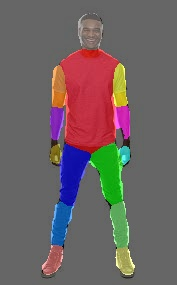
#> input picture car.jpg, 177 x 285 px
$ python isolation_test1.py
#> lines starting #> are read from the running program, lines starting #| are printed output that depends on the picture; after the words box and inside, x2 and y2 are one past the last pixel; in counts of white or black regions, pixels touching at a corner belong together
import cv2
import numpy as np

class BodyPartMeasurer:
    def __init__(self, image_path, lower_color1, upper_color1, lower_color2, upper_color2):
#> called with image_path = 'car.jpg', lower_color1 = array of shape (3,), upper_color1 = array of shape (3,), lower_color2 = array of shape (3,), upper_color2 = array of shape (3,)
        self.image = cv2.imread(image_path)
#> self.image is the input picture: shape (285, 177, 3); mean B, G, R 99, 99, 110.1
        self.hsv_image = cv2.cvtColor(self.image, cv2.COLOR_BGR2HSV)
#> self.hsv_image: shape (285, 177, 3); mean H, S, V 37, 47.2, 121.8
        self.lower_color1 = lower_color1
        self.upper_color1 = upper_color1
        self.lower_color2 = lower_color2
        self.upper_color2 = upper_color2
        self.binary_mask = None
        self.contour = None

    def create_binary_mask(self):
        mask1 = cv2.inRange(self.hsv_image, self.lower_color1, self.upper_color1)
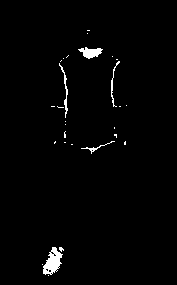
#> mask1: shape (285, 177); 1.6% white; 28 white regions (23 under 20 px), largest, box (x1, y1, x2, y2) and area: (43, 247, 63, 275) 311, (78, 47, 103, 59) 170, (59, 63, 68, 118) 104, (111, 61, 120, 107) 76, (81, 141, 115, 154) 58
        mask2 = cv2.inRange(self.hsv_image, self.lower_color2, self.upper_color2)
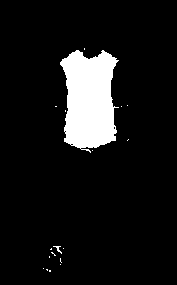
#> mask2: shape (285, 177); 8.9% white; 18 white regions (16 under 20 px), largest, box (x1, y1, x2, y2) and area: (60, 50, 119, 153) 4427, (53, 246, 62, 254) 24
        combined_mask = cv2.bitwise_or(mask1, mask2)
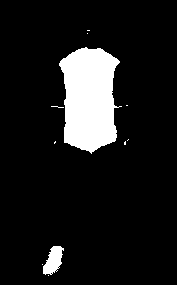
#> combined_mask: shape (285, 177); 10.5% white; 11 white regions (9 under 20 px)
        _, self.binary_mask = cv2.threshold(combined_mask, 127, 255, cv2.THRESH_BINARY)
        return self.binary_mask

    def find_largest_contour(self):
        contours, _ = cv2.findContours(self.binary_mask, cv2.RETR_EXTERNAL, cv2.CHAIN_APPROX_SIMPLE)
#> contours = 11 contours, 9 with area under 20; largest, box (x1, y1, x2, y2) and area: (59, 47, 122, 154) 4736, (43, 246, 64, 275) 340
        if contours:
            sorted_contours = sorted(contours, key=cv2.contourArea, reverse=True)
#> sorted_contours has the same summary as contours
            self.contour = sorted_contours[0]  # Assuming the largest contour is the target
#> self.contour = contour of 123 points, box (x1, y1, x2, y2) (59, 47, 122, 154), area 4736
            return self.contour
        else:
            return None

    def measure_height(self):
        x, y, w, h = cv2.boundingRect(self.contour)
#> x = 59; y = 47; w = 63; h = 107
        return h

    def measure_height_with_angle(self):
        if self.contour is None:
            return None

        # Get the minimum and maximum points on the y-axis for the contour
        topmost = tuple(self.contour[self.contour[:, :, 1].argmin()][0])
        bottommost = tuple(self.contour[self.contour[:, :, 1].argmax()][0])

        # Calculate the Euclidean distance (to account for the arm's angle)
        height = int(np.sqrt((bottommost[0] - topmost[0]) ** 2 + (bottommost[1] - topmost[1]) ** 2))

        # Draw the topmost and bottommost points and the line representing the height
        cv2.circle(self.image, topmost, 5, (0, 255, 0), -1)
        cv2.circle(self.image, bottommost, 5, (0, 255, 0), -1)
        cv2.line(self.image, topmost, bottommost, (255, 0, 0), 2)

        return height

    def find_width_at_y(self, y, x_center):
        left_length = 0
        right_length = 0
        for x in range(x_center, 0, -1):
            if self.binary_mask[y, x] == 255:
                left_length += 1
            else:
                break
        for x in range(x_center, self.binary_mask.shape[1]):
            if self.binary_mask[y, x] == 255:
                right_length += 1
            else:
                break
        return left_length + right_length

    def measure_widths(self):
        if self.contour is None:
            return None

        x, y, w, h = cv2.boundingRect(self.contour)

        # Calculate y positions for shoulder, chest, belly, and waist
        y_positions = {
            "Shoulder": y + int(0.10 * h),
            "Chest": y + int(0.45 * h),
            "Belly": y + int(0.75 * h),
            "Waist": y + int(0.90 * h)
        }

        x_center = x + w // 2
        widths = {}

        for key, y_pos in y_positions.items():
            widths[key] = self.find_width_at_y(y_pos, x_center)

        return widths

    def draw_measurements(self, widths):
        x, y, w, h = cv2.boundingRect(self.contour)
        x_center = x + w // 2

        for label, y_pos in zip(widths.keys(), [y + int(0.10 * h), y + int(0.45 * h), y + int(0.75 * h), y + int(0.90 * h)]):
            width = widths[label]
            cv2.line(self.image, (x_center - width // 2, y_pos), (x_center + width // 2, y_pos), (255, 0, 0), 2)
            cv2.putText(self.image, f"{label}: {width}px", (x_center + width // 2 + 10, y_pos), cv2.FONT_HERSHEY_SIMPLEX, 0.5, (255, 255, 255), 1, cv2.LINE_AA)

        cv2.imshow('Body Part Measurements', self.image)
        cv2.waitKey(0)
        cv2.destroyAllWindows()

# Example usage:
if __name__ == "__main__":
    # Define the red color range in HSV
    lower_red1 = np.array([0, 70, 50])
    upper_red1 = np.array([10, 255, 255])
    lower_red2 = np.array([170, 70, 50])
    upper_red2 = np.array([180, 255, 255])

    # Create an instance of the BodyPartMeasurer
    measurer = BodyPartMeasurer('car.jpg', lower_red1, upper_red1, lower_red2, upper_red2)

    # Create the binary mask
    measurer.create_binary_mask()

    # Find the largest contour (assumed to be the torso)
    measurer.find_largest_contour()

    # Measure the height of the torso
    torso_height = measurer.measure_height()
#> torso_height = 107
    print(f"Torso Height: {torso_height} pixels")
#| Torso Height: 107 pixels

    # Measure the widths at specific y-positions
    widths = measurer.measure_widths()
#> in measure_widths, `x, y, w, h = cv2.boundingRect(self.contour)`: x = 59; y = 47; w = 63; h = 107
#> in measure_widths, `y_positions = { "Shoulder": y + int(0.10 * h), "Chest": y + int(0.45 *..`: y_positions = {'Shoulder': 57, 'Chest': 95, 'Belly': 127, 'Waist': 143}
#> in measure_widths, `x_center = x + w // 2`: x_center = 90
#> the loop in measure_widths, `for key, y_pos in y_positions.items():` made 4 passes
#> (key, y_pos) on passes 1 to 4: ('Shoulder', 57), ('Chest', 95), ('Belly', 127), ('Waist', 143)
#> after the loop in measure_widths, `for key, y_pos in y_positions.items():`: widths = {'Shoulder': 50, 'Chest': 48, 'Belly': 53, 'Waist': 43}
    if widths:
        for key, width in widths.items():
            print(f"{key} Width: {width} pixels")
#> this loop made 4 passes
#> (key, width) on passes 1 to 4: ('Shoulder', 50), ('Chest', 48), ('Belly', 53), ('Waist', 43)
#| Shoulder Width: 50 pixels
#| Chest Width: 48 pixels
#| Belly Width: 53 pixels
#| Waist Width: 43 pixels

    # Draw and display the measurements on the image
    measurer.draw_measurements(widths)
#> in draw_measurements, `x, y, w, h = cv2.boundingRect(self.contour)`: x = 59; y = 47; w = 63; h = 107
#> in draw_measurements, `x_center = x + w // 2`: x_center = 90
#> the loop in draw_measurements, `for label, y_pos in zip(widths.keys(), [y + int(0.10 * h), y + int(0.4..` made 4 passes
#> (label, y_pos, width) on passes 1 to 4: ('Shoulder', 57, 50), ('Chest', 95, 48), ('Belly', 127, 53), ('Waist', 143, 43)
#> after the loop in draw_measurements, `for label, y_pos in zip(widths.keys(), [y + int(0.10 * h), y + int(0.4..`:
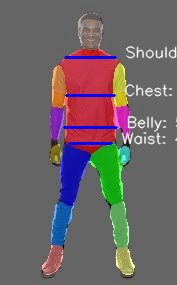
#> self.image: shape (285, 177, 3); 4.05% of pixels changed, all inside (x1, y1, x2, y2) = (63, 46, 177, 145)

$ run again, with body2.jpg copied over car.jpg
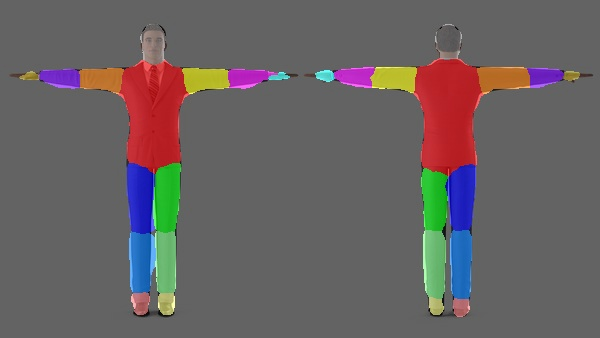
#> input picture body2.jpg, 600 x 338 px
#> in __init__, self.image is the input picture: shape (338, 600, 3); mean B, G, R 98.2, 97.9, 104.5
#> self.hsv_image: shape (338, 600, 3); mean H, S, V 24, 31.6, 113.3
#> in create_binary_mask, `mask1 = cv2.inRange(self.hsv_image, self.lower_color1, self.upper_colo..`:
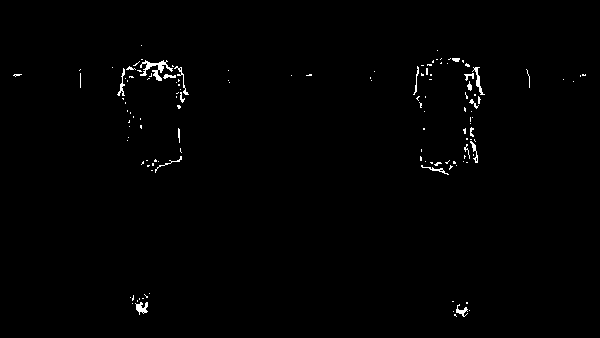
#> mask1: shape (338, 600); 0.8% white in thin lines or dots, all inside (x1, y1, x2, y2) = (13, 45, 586, 317)
#> mask2: shape (338, 600); 5.5% white; 20 white regions (16 under 20 px), largest, box (x1, y1, x2, y2) and area: (414, 57, 484, 176) 5523, (119, 60, 190, 173) 5153, (133, 293, 150, 314) 169, (453, 299, 469, 318) 160
#> combined_mask: shape (338, 600); 6.2% white; 23 white regions (18 under 20 px)
#> contours = 23 contours, 19 with area under 20; largest, box (x1, y1, x2, y2) and area: (413, 57, 485, 176) 6043, (117, 59, 190, 173) 5672, (132, 293, 150, 315) 270, (452, 299, 470, 318) 208
#> sorted_contours has the same summary as contours
#> self.contour = contour of 130 points, box (x1, y1, x2, y2) (413, 57, 485, 176), area 6043
#> in measure_height, `x, y, w, h = cv2.boundingRect(self.contour)`: x = 413; y = 57; w = 72; h = 119
#| Torso Height: 119 pixels
#> in measure_widths, `x, y, w, h = cv2.boundingRect(self.contour)`: x = 413; y = 57; w = 72; h = 119
#> y_positions = {'Shoulder': 68, 'Chest': 110, 'Belly': 146, 'Waist': 164}
#> in measure_widths, `x_center = x + w // 2`: x_center = 449
#> the loop in measure_widths, `for key, y_pos in y_positions.items():` made 4 passes
#> (key, y_pos) on passes 1 to 4: ('Shoulder', 68), ('Chest', 110), ('Belly', 146), ('Waist', 164)
#> after the loop in measure_widths, `for key, y_pos in y_positions.items():`: widths = {'Shoulder': 62, 'Chest': 55, 'Belly': 56, 'Waist': 44}
#> the loop `for key, width in widths.items():` made 4 passes
#> (key, width) on passes 1 to 4: ('Shoulder', 62), ('Chest', 55), ('Belly', 56), ('Waist', 44)
#> (printed output is left out)
#> in draw_measurements, `x, y, w, h = cv2.boundingRect(self.contour)`: x = 413; y = 57; w = 72; h = 119
#> in draw_measurements, `x_center = x + w // 2`: x_center = 449
#> the loop in draw_measurements, `for label, y_pos in zip(widths.keys(), [y + int(0.10 * h), y + int(0.4..` made 4 passes
#> (label, y_pos, width) on passes 1 to 4: ('Shoulder', 68, 62), ('Chest', 110, 55), ('Belly', 146, 56), ('Waist', 164, 44)
#> after the loop in draw_measurements, `for label, y_pos in zip(widths.keys(), [y + int(0.10 * h), y + int(0.4..`:
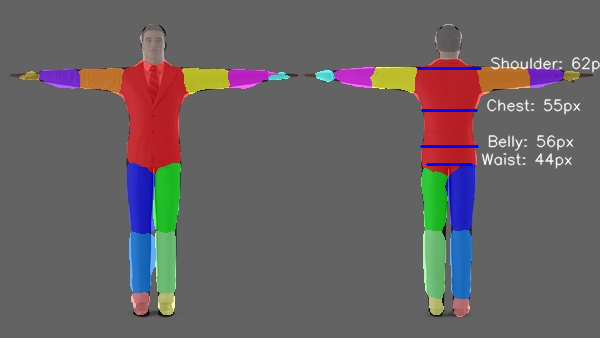
#> self.image: shape (338, 600, 3); 1.62% of pixels changed, all inside (x1, y1, x2, y2) = (417, 56, 600, 169)
